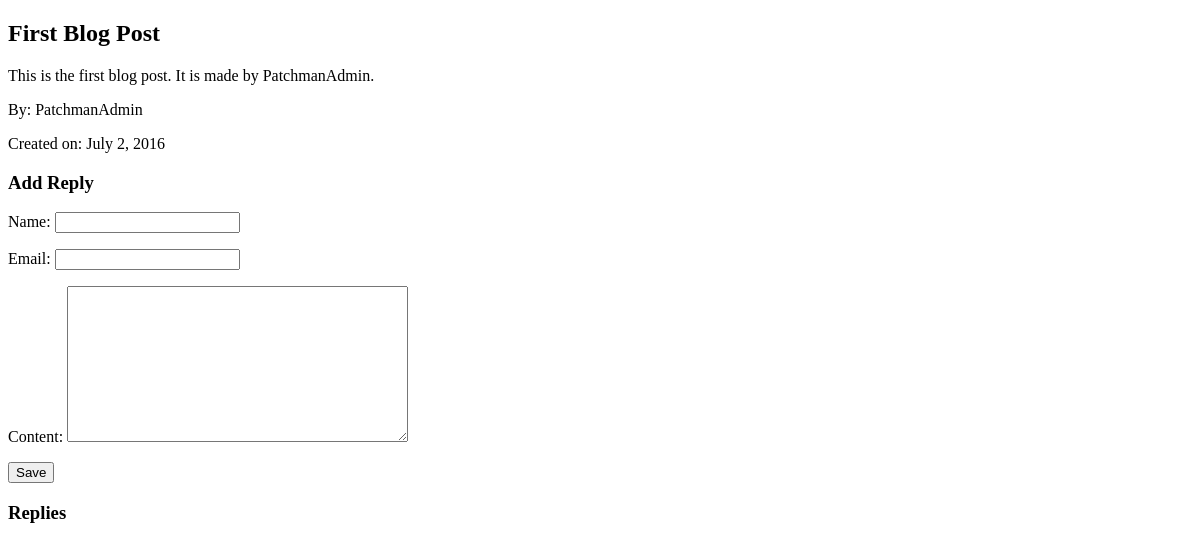
Before: /post/1/ with the older database file.
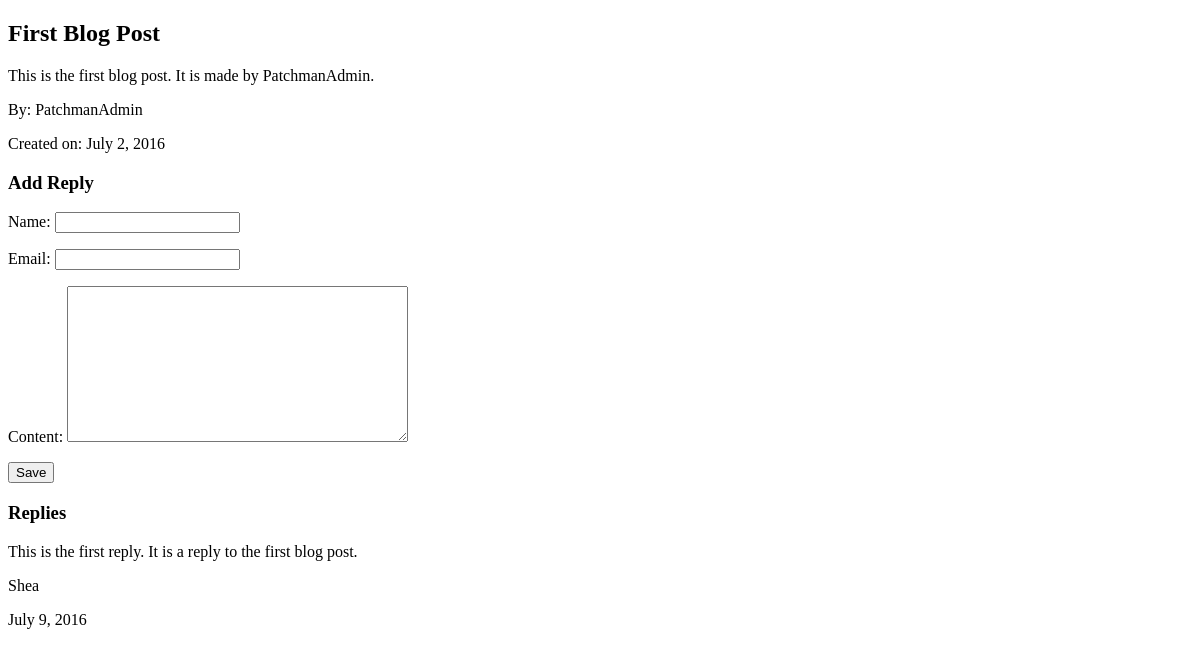
After: the same page with the newer database file.
### blog/models.py (models this page shows, shortened)
class Reply(models.Model):
    post = models.ForeignKey(Post, related_name='replies')
    name = models.CharField(max_length=255)
    email = models.EmailField(max_length=255)
    content = models.TextField()
    created_date = models.DateField(default=timezone.now)
    approved_reply = models.BooleanField(default=False)
    is_deleted = models.BooleanField(default=False)
    class Meta:
        ordering = ['created_date']

### blog/views.py (the view)
# urls.py: url(r'^post/(?P<pk>\d+)/$', views.post_detail, name='post_detail'),
def post_detail(request, pk):
    post = get_object_or_404(Post, pk=pk)
    if request.method == "POST":
        form = ReplyForm(request.POST)
        if form.is_valid():
            reply = form.save(commit=False)
            reply.post = post
            reply.save()
            return redirect('post_detail', pk=post.pk)
    else:
        form = ReplyForm()
    return render(request, 'post_detail.html', {'post': post, 'form': form})

### blog/forms.py
class ReplyForm(forms.ModelForm):
    class Meta:
        model = Reply
        fields = ('name', 'email', 'content')

### blog/templates/post_detail.html (shortened to what this page needs)
{% extends 'base.html' %}
{% block content %}
    <div>
        <h2>{{ post.title }}</h2>
        <p>{{ post.content }}</p>
        <p>By: {{ post.author }}</p>
        <p>Created on: {{ post.created_date }}</p>
    </div>
    <h3>Add Reply</h3>
     <form method="POST" class="post-form">{% csrf_token %}
        {{ form.as_p }}
        <button type="submit">Save</button>
    </form>
    <h3>Replies</h3>
    {% for reply in post.replies.all %}
        {% if not reply.is_deleted %}
            {% if user.is_superuser or reply.approved_reply %}
                <div>
                    <p>{{ reply.content }}</p>
                    <p>{{ reply.name }}</p>
                    <p>{{ reply.created_date }}</p>
                </div>
            {% endif %}
        {% endif %}
    {% endfor %}
{% endblock %}

Changed rows visible on the page:
added Reply: content "This is the first reply. It is a reply to the first blog post.", name "Shea", created_date "July 9, 2016"
